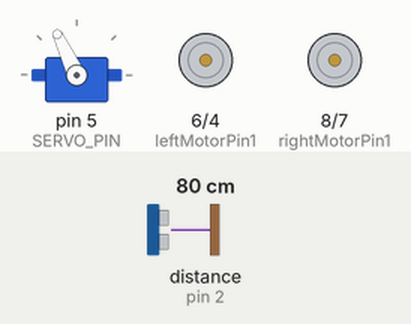
This sketch was run on a simulated Arduino Uno, built with avr-gcc and run on an emulated ATmega328P. On the bench: servo, motor-driver pin pairs drawn as motors (green arrow = first pin HIGH = forward, orange = second pin HIGH = backward, longer = more drive, scaled by the enable pin). Wiring (inferred from the names in the program): ultrasonic range finder: trigger pin 10; echo pin 2. The test bench sets the inputs (shaded band); at power-on: distance to the obstacle (sensor on pin 2) 80 cm. The echo pulse lasts 58.3 µs per cm.

Above: at 2.95 s.
3.8 s: distance to the obstacle (sensor on pin 2) set to 24 cm
At 4.17 s:
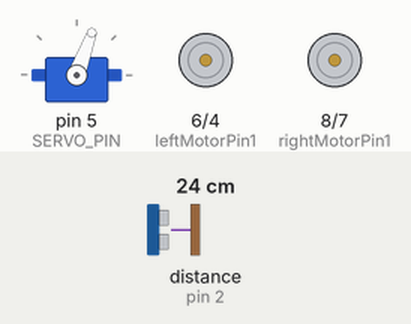
6.8 s: distance to the obstacle (sensor on pin 2) set to 19 cm
At 7.16 s:
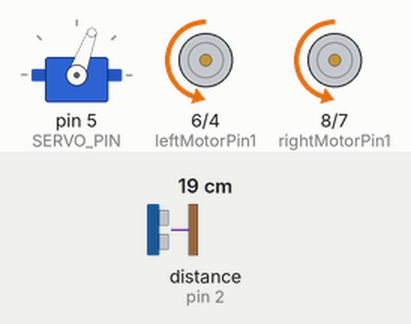
At 7.54 s:
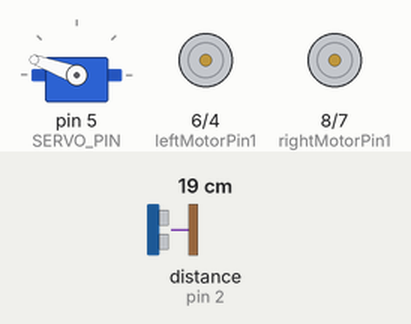
9.8 s: distance to the obstacle (sensor on pin 2) set to 6 cm
At 10.8 s:
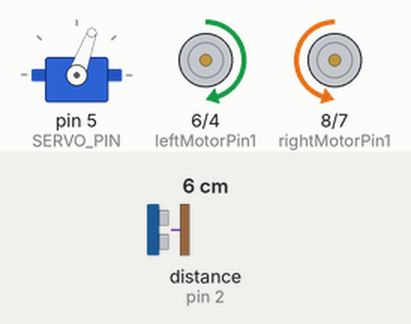
12.8 s: distance to the obstacle (sensor on pin 2) set to 3 cm
15.8 s: distance to the obstacle (sensor on pin 2) set to 9 cm
18.8 s: distance to the obstacle (sensor on pin 2) set to 2 cm
Timing chart, 0 to 22.8 s (numbered marks = the images above; inputs shaded):
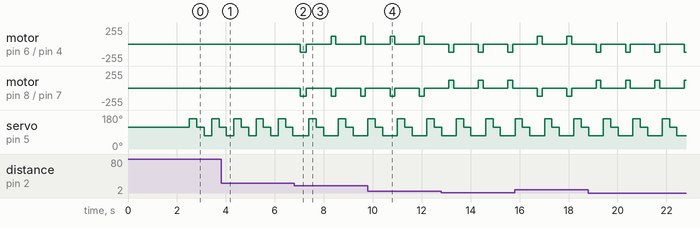

Measured:
- the behaviour switches between 22 and 21 cm on distance to the obstacle (sensor on pin 2) (found by bisection; images 1 and 2)
- after the input at 6.8 s, motor on pin 6 (leftMotorPin1) / pin 4 (leftMotorPin2): stopped → backward 120/255 after 0.24 s, then repeats every 1.2 s: stopped 1.0 s, forward 120/255 0.20 s; motor on pin 8 (rightMotorPin1) / pin 7 (rightMotorPin2): alternates backward 120/255 for 0.20 s and stopped for 1.0 s, starting after 0.24 s
- by itself, servo on pin 5 (SERVO_PIN): repeats every 1.2 s: 160° 0.30 s, 115° 0.30 s, 70° 0.60 s

The sketch:

object_follower.ino
```cpp
#include <Servo.h>

#define TRIG_PIN    10
#define ECHO_PIN    2
#define SERVO_PIN   5

#define DETECT_DIST 20
#define TOO_CLOSE   4

#define MOTOR_SPEED 120
#define TURN_SPEED  140

#define INVERT_RIGHT  -1
#define INVERT_LEFT   1

int enableRightMotor = 3;
int rightMotorPin1   = 8;
int rightMotorPin2   = 7;

int enableLeftMotor  = 9;
int leftMotorPin1    = 6;
int leftMotorPin2    = 4;

Servo scanServo;

long distLeft   = 0;
long distCenter = 0;
long distRight  = 0;

void setup() {
  Serial.begin(9600);

  pinMode(enableRightMotor, OUTPUT);
  pinMode(rightMotorPin1,   OUTPUT);
  pinMode(rightMotorPin2,   OUTPUT);

  pinMode(enableLeftMotor,  OUTPUT);
  pinMode(leftMotorPin1,    OUTPUT);
  pinMode(leftMotorPin2,    OUTPUT);

  pinMode(TRIG_PIN, OUTPUT);
  pinMode(ECHO_PIN, INPUT);

  scanServo.attach(SERVO_PIN);
  scanServo.write(115);
  delay(500);

  rotateMotor(0, 0);
  delay(2000);
}

long getDistance() {
  digitalWrite(TRIG_PIN, LOW);
  delayMicroseconds(2);
  digitalWrite(TRIG_PIN, HIGH);
  delayMicroseconds(10);
  digitalWrite(TRIG_PIN, LOW);

  long duration = pulseIn(ECHO_PIN, HIGH, 30000);
  long distance = duration * 0.034 / 2;
  return distance;
}

long scanAt(int angle) {
  scanServo.write(angle);
  delay(300);
  return getDistance();
}

void loop() {
  distLeft   = scanAt(160);
  distCenter = scanAt(115);
  distRight  = scanAt(70);

  bool leftDetected   = (distLeft   > 0 && distLeft   <= DETECT_DIST);
  bool centerDetected = (distCenter > 0 && distCenter <= DETECT_DIST);
  bool rightDetected  = (distRight  > 0 && distRight  <= DETECT_DIST);

  if (!leftDetected && !centerDetected && !rightDetected) {
    rotateMotor(0, 0);
    return;
  }

  if (centerDetected) {
    if (distCenter < TOO_CLOSE) {
      rotateMotor(-MOTOR_SPEED, -MOTOR_SPEED);
      delay(200);
      rotateMotor(0, 0);
      delay(100);
    } else {
      rotateMotor(MOTOR_SPEED, MOTOR_SPEED);
      delay(200);
      rotateMotor(0, 0);
      delay(100);
    }
    return;
  }

  // ✅ FIXED HERE: swapped turning directions
  if (leftDetected && rightDetected) {
    if (distLeft <= distRight) {
      // object on LEFT → turn LEFT
      rotateMotor(-MOTOR_SPEED, MOTOR_SPEED);
    } else {
      // object on RIGHT → turn RIGHT
      rotateMotor(MOTOR_SPEED, -MOTOR_SPEED);
    }
    delay(250);
    rotateMotor(0, 0);
    delay(100);
    return;
  }

  if (leftDetected) {
    // object on LEFT → turn LEFT
    rotateMotor(-MOTOR_SPEED, MOTOR_SPEED);
    delay(250);
    rotateMotor(0, 0);
    delay(100);
    return;
  }

  if (rightDetected) {
    // object on RIGHT → turn RIGHT
    rotateMotor(MOTOR_SPEED, -MOTOR_SPEED);
    delay(250);
    rotateMotor(0, 0);
    delay(100);
    return;
  }
}

void rotateMotor(int rightMotorSpeed, int leftMotorSpeed) {
  rightMotorSpeed *= INVERT_RIGHT;
  leftMotorSpeed  *= INVERT_LEFT;

  if (rightMotorSpeed < 0) {
    digitalWrite(rightMotorPin1, LOW);
    digitalWrite(rightMotorPin2, HIGH);
  } else if (rightMotorSpeed > 0) {
    digitalWrite(rightMotorPin1, HIGH);
    digitalWrite(rightMotorPin2, LOW);
  } else {
    digitalWrite(rightMotorPin1, LOW);
    digitalWrite(rightMotorPin2, LOW);
  }

  if (leftMotorSpeed < 0) {
    digitalWrite(leftMotorPin1, LOW);
    digitalWrite(leftMotorPin2, HIGH);
  } else if (leftMotorSpeed > 0) {
    digitalWrite(leftMotorPin1, HIGH);
    digitalWrite(leftMotorPin2, LOW);
  } else {
    digitalWrite(leftMotorPin1, LOW);
    digitalWrite(leftMotorPin2, LOW);
  }

  analogWrite(enableRightMotor, abs(rightMotorSpeed));
  analogWrite(enableLeftMotor,  abs(leftMotorSpeed));
}
```
